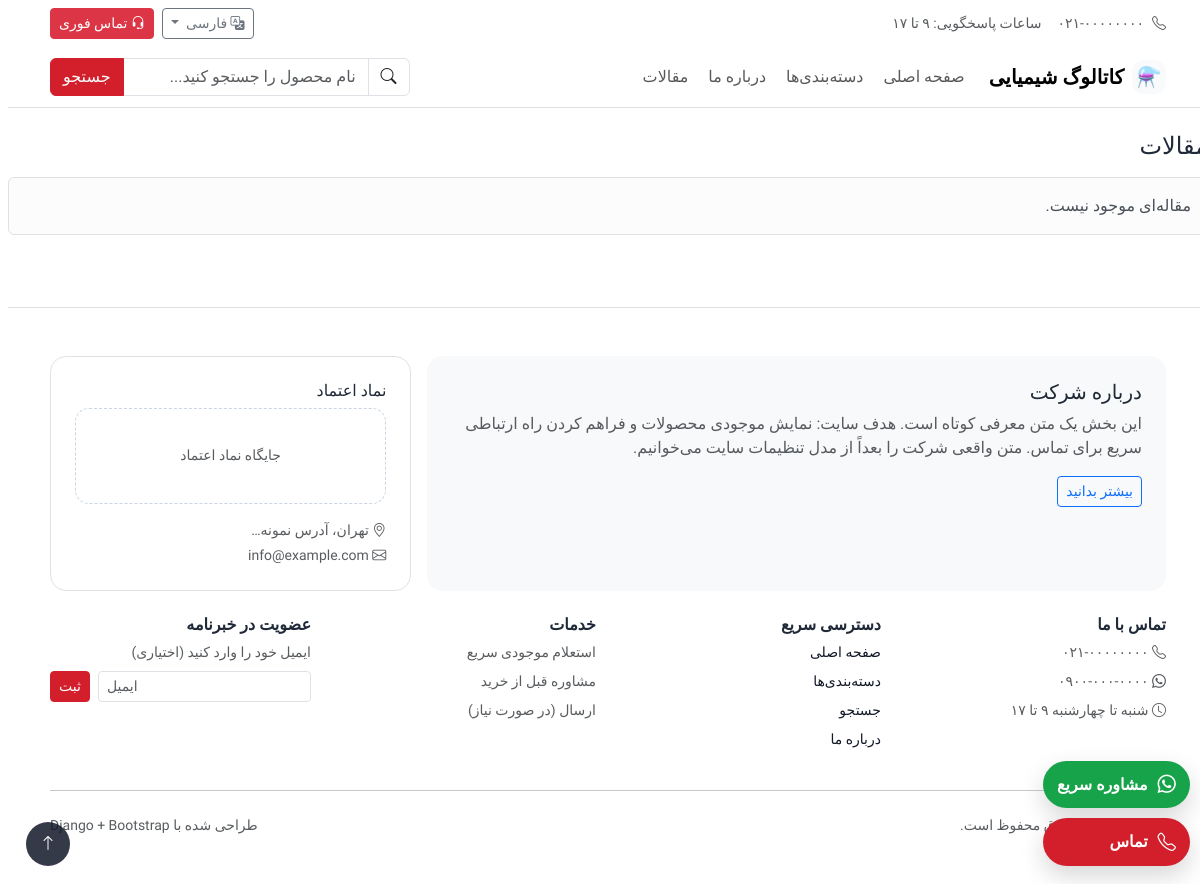
The page /articles/ on the database as committed earlier.
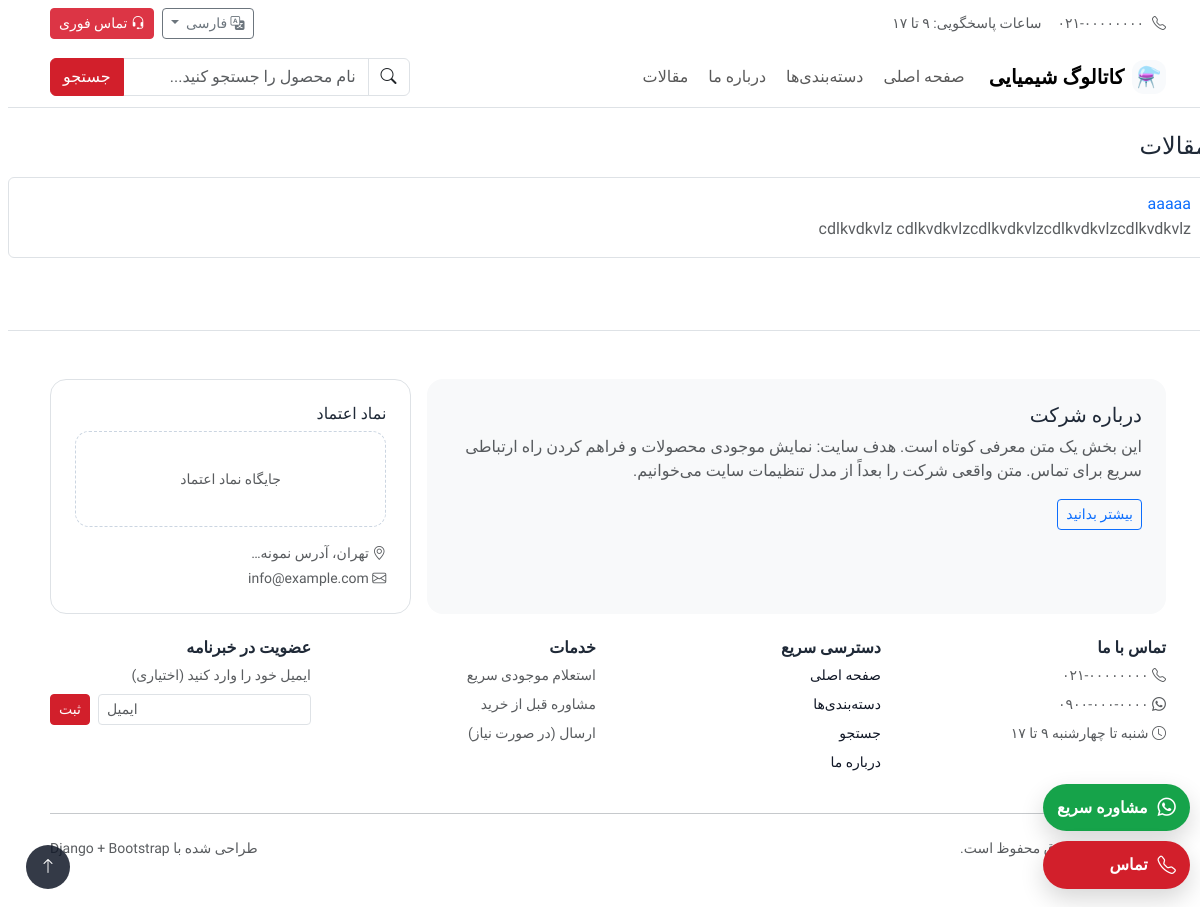
The same page on the database as committed later.
### articles/models.py (models this page shows, shortened)
class Article(models.Model):
    title = models.CharField(max_length=250)
    slug = models.SlugField(unique=True)
    summary = models.TextField(blank=True)
    content = models.TextField(blank=True)
    image = models.ImageField(upload_to="articles/", blank=True, null=True)
    is_published = models.BooleanField(default=True)
    created_at = models.DateTimeField(auto_now_add=True)
    updated_at = models.DateTimeField(auto_now=True)
    class Meta:
        ordering = ["-created_at"]
    def get_absolute_url(self):
        return reverse("articles:detail", kwargs={"slug": self.slug})

### articles/views.py (the view)
# urls.py: path("articles/", ArticleListView.as_view(), name="list"),
class ArticleListView(ListView):
    template_name = "articles/article_list.html"
    context_object_name = "articles"
    paginate_by = 10
    def get_queryset(self):
        return Article.objects.filter(is_published=True)

### templates/articles/article_list.html (shortened to what this page needs)
{% extends "base.html" %}
{% block content %}
<h1 class="h4 mb-3">مقالات</h1>
<div class="row g-3">
  {% for a in articles %}
    <div class="col-12">
      <div class="border rounded p-3 bg-white">
        <h2 class="h6 mb-1">
          <a class="text-decoration-none" href="{{ a.get_absolute_url }}">{{ a.title }}</a>
        </h2>
        <p class="text-muted mb-0">{{ a.summary|default:"(خلاصه مقاله بعداً اضافه می‌شود.)" }}</p>
      </div>
    </div>
  {% empty %}
    <div class="col-12">
      <div class="alert alert-light border mb-0">مقاله‌ای موجود نیست.</div>
    </div>
  {% endfor %}
</div>
{% endblock %}

Rows that differ between the two databases and show on the page:
added Article: title "aaaaa", summary "cdlkvdkvlz cdlkvdkvlzcdlkvdkvlzcdlkvdkvlzcdlkvdkvlz"
Other text that changed with them:
text no longer shown: "مقاله‌ای موجود نیست."
